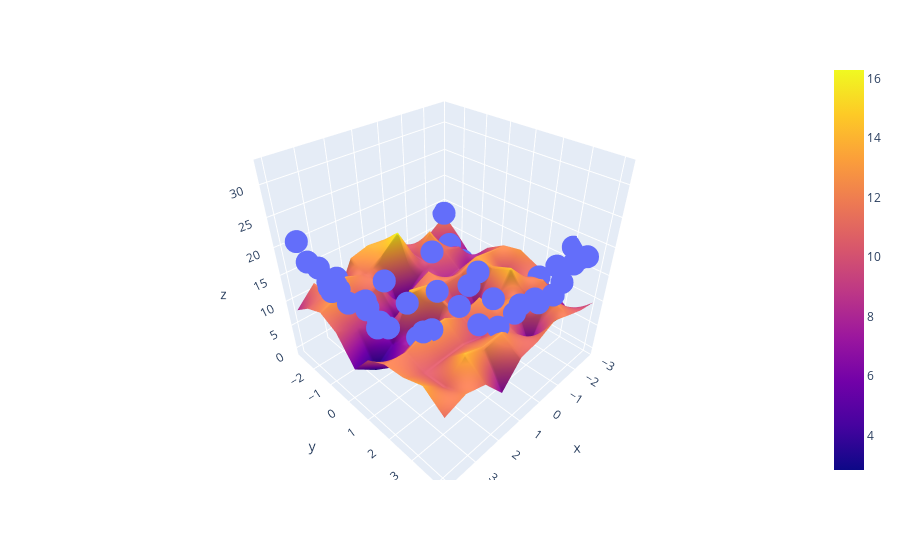

Write notebook code for a chart like this one.
### Code cell
fig = px.scatter_3d(df, x=x.ravel(), y=y.ravel(), z=z.ravel())
fig.add_trace(go.Surface(x=x_input, y=y_input, z=z_pred))
